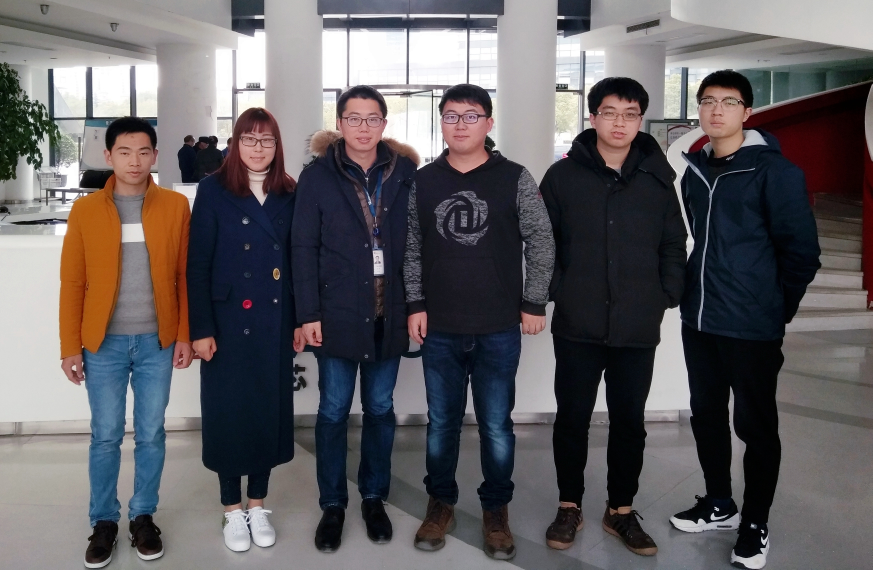
#> input picture hello-opencv/imggroup.jpg, 1745 x 1140 px (shown at 1/2 size)
$ python show_image.py
#> lines starting #> are read from the running program, lines starting #| are printed output that depends on the picture
# -*- coding:gbk -*-
import cv2
import numpy as np

img = cv2.imread("imggroup.jpg")
#> img is the input picture: shape (1140, 1745, 3); mean B, G, R 95.7, 92.9, 96.3
cv2.namedWindow("image group member")
cv2.imshow("image group member",img)
img3 = np.random.random((600, 800, 3))

while 1:
    img3 = np.random.random((600, 800, 3))
    img3 *= 50
    img3 = img3.round()
    cv2.imshow('img',img3)
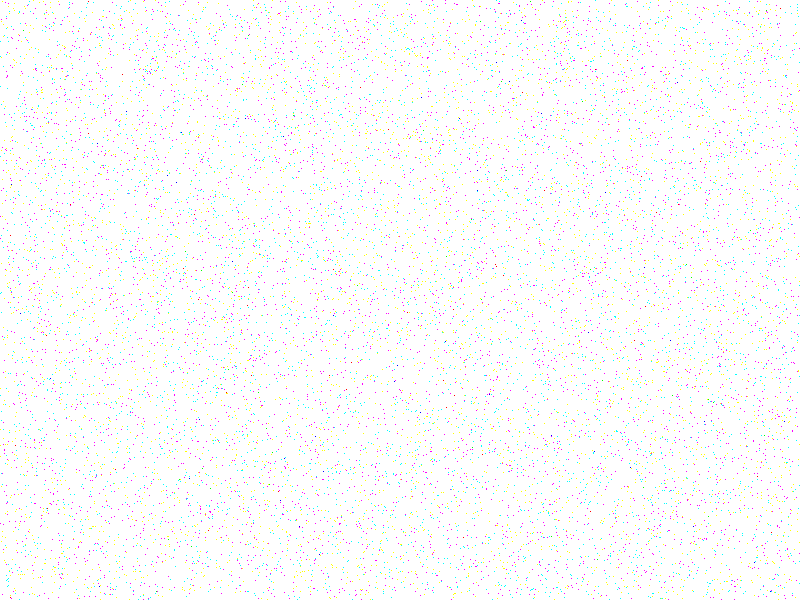
#> window 'img': shape (600, 800, 3); mean B, G, R 252.4, 252.4, 252.5
    if cv2.waitKey(1) & 0xff == ord('q'):
#> (key q is pressed here)
        break

cv2.destroyAllWindows()
